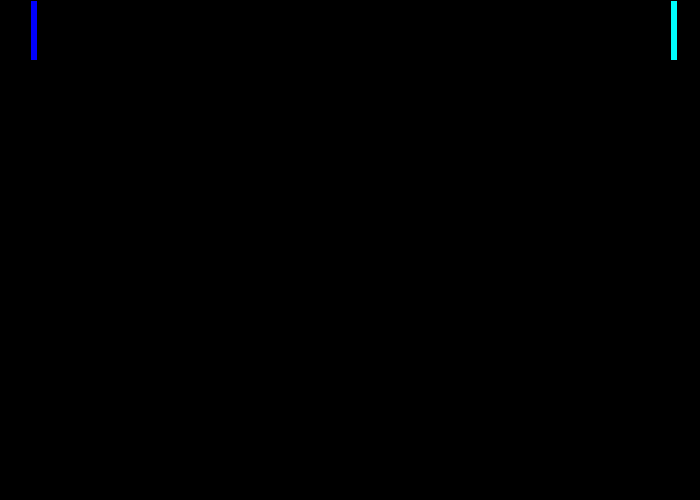
Frame 1 (no input)
Frame 60 (the mouse pressed at the canvas centre just before this capture): identical to frame 1, image omitted
Frame 120 (the mouse held since frame 60 and released just before this capture): identical to frame 1, image omitted

The Processing sketch that drew this single still picture (run headless with seeded random() and noise(); from frame 60 on, the mouse is pressed at the canvas centre):

// Processing sketch: MathildeMaLigne
// ── MathildeMaLigne.pde

int yPlayer1 = 0;
int yPlayer2 = 0;

int Player1Increment = 0;
int Player2Increment = 0;

void setup () {
  
  size ( 700 , 500 );
  background (0);
  
  }


void drawPlayerAt( int x , int y , color c){
  fill(c);
  rect( x, y, 7, 60);
  
}



void keyPressed(){
int Speed = 5;

  if(key == 'A' || key == 'a') { //player 1 monter
   //  println("touche A"); 
   Player1Increment = -Speed;
   
}
  
  else if (key == 'Q'|| key == 'q') { //player 1 descendre
   // println("touche Q"); 
   Player1Increment = +Speed ;
   
}

  else if (key == 'P'|| key == 'p') { //player 2 monter
  Player2Increment = -Speed ;
  
}

  else if (key == 'M'|| key == 'm') { //player 2 descendre
  Player2Increment = +Speed ; 

}
}


void keyReleased(){
  
   if(key == 'A' || key == 'a'|| key == 'Q'|| key == 'q') { 
   Player1Increment = 0;
   
}

  else if (key == 'P'|| key == 'p'|| key == 'M'|| key == 'm') { 
  Player2Increment = 0;
  

}

}

void players (){
  
  
  yPlayer1 = yPlayer1 + Player1Increment;
  yPlayer2 = yPlayer2 + Player2Increment;
  
  if ( yPlayer1 < 0 ) {
     yPlayer1 = 0 ;
  }
  
  else if (yPlayer1 > 440 ) {
      yPlayer1 = 440 ;
  }
   
  if ( yPlayer2 < 0 ) {
      yPlayer2 = 0;
  }  
  
  else if (yPlayer2 > 440 ) {
      yPlayer2 = 440 ;
  }
  
  drawPlayerAt ( 30, yPlayer1, color(0, 0, 255));
  drawPlayerAt (670 , yPlayer2, color(0, 255, 255));
  
}




void ball(){
  
  
  
}



void draw () {
  
  background(0);
  
  players();
  
  ball();
  
  
}
